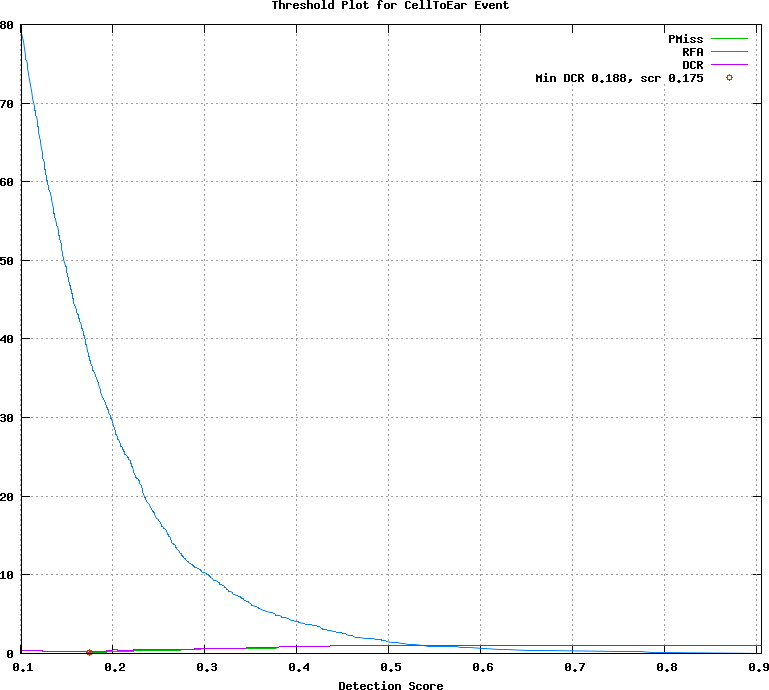

Write the gnuplot code that produced this figure.
## GNUPLOT command file
set terminal postscript color
set style data lines
set title 'Threshold Plot for CellToEar Event'
set xlabel 'Detection Score'
set grid
set size ratio 0.85
plot [0.101000:0.905000]  \
  'test.det.CellToEar_Event.dat.1' using 1:4 title 'PMiss' with lines lt 2, \
  'test.det.CellToEar_Event.dat.1' using 1:5 title 'RFA' with lines lt 3, \
  'test.det.CellToEar_Event.dat.1' using 1:6 title 'DCR' with lines lt 4, \
  'test.det.CellToEar_Event.dat.2' using 1:2 title 'Min DCR 0.188, scr 0.175' with points lt 6
